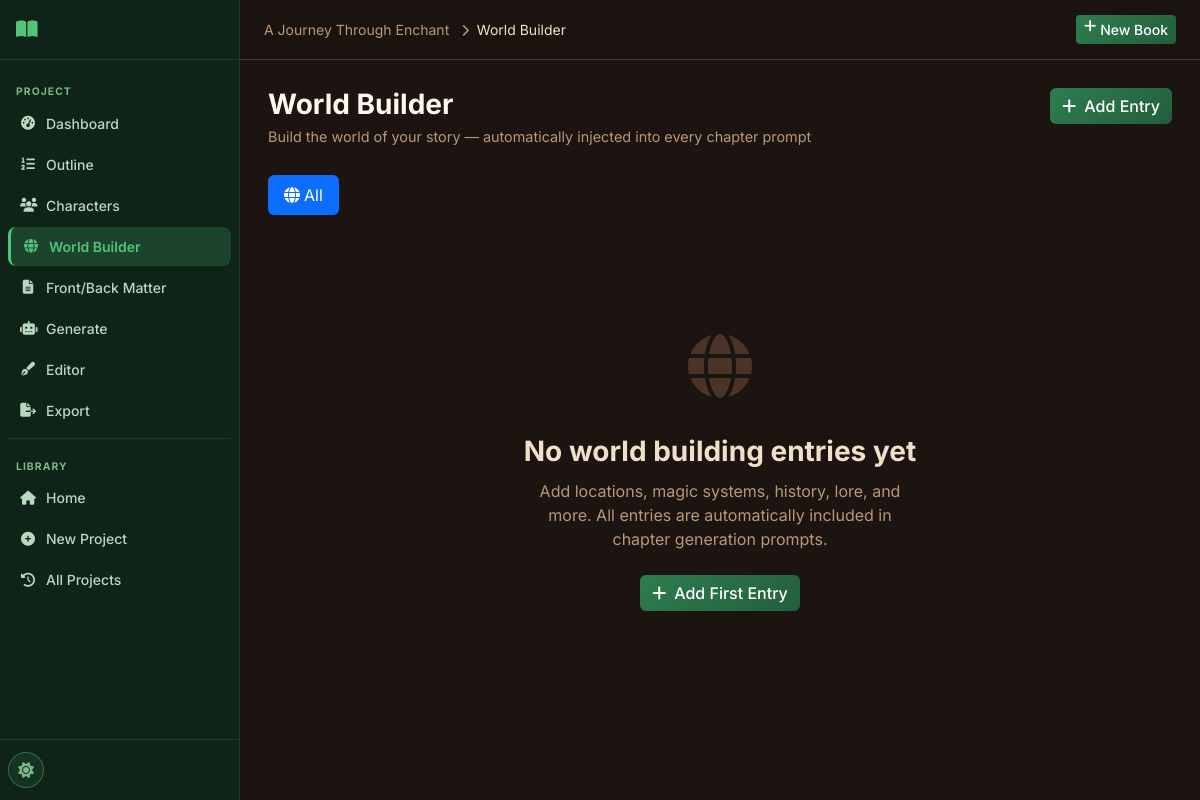
/project/10/worldbuilding, run on an earlier commit of the app's database.
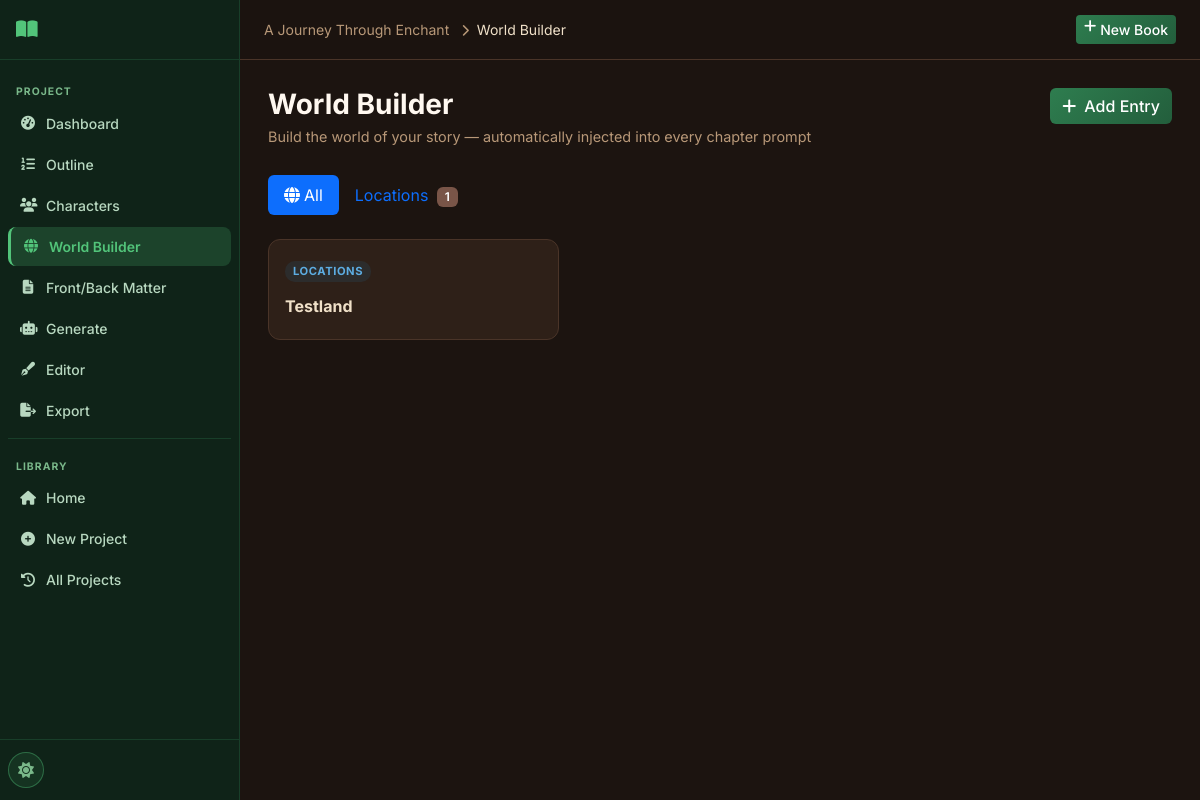
And on a later commit of the database.
### tables this page shows
CREATE TABLE worldbuilding (
    id INTEGER PRIMARY KEY AUTOINCREMENT,
    project_id INTEGER NOT NULL,
    category TEXT NOT NULL,
    name TEXT NOT NULL,
    description TEXT DEFAULT '',
    details TEXT DEFAULT '',
    created_at TIMESTAMP DEFAULT CURRENT_TIMESTAMP,
    FOREIGN KEY (project_id) REFERENCES projects(id) ON DELETE CASCADE
);

### routes/worldbuilding.py (the view)
@bp.route('/project/<int:project_id>/worldbuilding')
def worldbuilding_page(project_id):
    db = get_db()
    project = db.execute('SELECT * FROM projects WHERE id = ?', (project_id,)).fetchone()
    if not project:
        return redirect(url_for('main.history'))
    entries = db.execute(
        'SELECT * FROM worldbuilding WHERE project_id = ? ORDER BY category, name', (project_id,)
    ).fetchall()
    grouped = {}
    for cat_key, cat_label in CATEGORIES:
        grouped[cat_key] = {
            'label': cat_label,
            'entries': [e for e in entries if e['category'] == cat_key]
        }
    return render_template('worldbuilding.html', project=project, grouped=grouped,
                           categories=CATEGORIES)

### database/__init__.py (called while the page is built)
def get_db():
    if 'db' not in g:
        db_path = current_app.config['DATABASE']
        os.makedirs(os.path.dirname(db_path), exist_ok=True)
        g.db = sqlite3.connect(db_path)
        g.db.row_factory = sqlite3.Row
        g.db.execute('PRAGMA foreign_keys = ON')
        g.db.execute('PRAGMA journal_mode = WAL')
    return g.db

### utils/helpers.py (called while the page is built)
def get_setting(db, key, default=''):
    row = db.execute('SELECT value FROM settings WHERE key = ?', (key,)).fetchone()
    return row['value'] if row else default

### templates/worldbuilding.html (shortened to what this page needs)
{% extends "base.html" %}
{% block breadcrumb %}
<a href="{{ url_for('projects.project_detail', project_id=project.id) }}" class="text-muted text-decoration-none">{{ project.title[:25] }}</a>
<i class="fas fa-chevron-right mx-2 text-muted small"></i>World Builder
{% endblock %}
{% block content %}
<div class="page-header">
  <div>
    <h1 class="page-title">World Builder</h1>
    <p class="page-subtitle">Build the world of your story — automatically injected into every chapter prompt</p>
  </div>
  <button class="btn btn-primary" onclick="openEntryModal()">
    <i class="fas fa-plus me-2"></i>Add Entry
  </button>
</div>
<div class="world-tabs">
  <ul class="nav nav-pills flex-wrap mb-4" id="worldTabs">
    <li class="nav-item">
      <button class="nav-link active" data-cat="all" onclick="filterCat('all', this)">
        <i class="fas fa-globe me-1"></i>All
      </button>
    </li>
    {% for cat_key, cat_data in grouped.items() %}
    {% if cat_data.entries %}
    <li class="nav-item">
      <button class="nav-link" data-cat="{{ cat_key }}" onclick="filterCat('{{ cat_key }}', this)">
        {{ cat_data.label }}
        <span class="badge bg-secondary ms-1">{{ cat_data.entries | length }}</span>
      </button>
    </li>
    {% endif %}
    {% endfor %}
  </ul>
</div>
{% set all_entries_count = grouped.values() | map(attribute='entries') | map('length') | sum %}
{% if all_entries_count > 0 %}
<div class="row g-3" id="worldGrid">
  {% for cat_key, cat_data in grouped.items() %}
  {% for entry in cat_data.entries %}
  <div class="col-12 col-md-6 col-xl-4 world-entry-col" data-cat="{{ cat_key }}">
    <div class="world-card">
      <div class="world-card-header">
        <span class="world-category-badge">{{ cat_data.label }}</span>
      </div>
      <h4 class="world-card-name">{{ entry.name }}</h4>
    </div>
  </div>
  {% endfor %}
  {% endfor %}
</div>
{% else %}
<div class="empty-state">
  <div class="empty-icon"><i class="fas fa-globe"></i></div>
  <h3>No world building entries yet</h3>
  <p>Add locations, magic systems, history, lore, and more. All entries are automatically included in chapter generation prompts.</p>
  <button class="btn btn-primary" onclick="openEntryModal()">
    <i class="fas fa-plus me-2"></i>Add First Entry
  </button>
</div>
{% endif %}
{% endblock %}

What changed in the data, as far as the page shows it:
added worldbuilding: label "LOCATIONS", name "Testland"
Also different on the page:
new list line: "Locations 1"
text no longer shown: "No world building entries yet Add locations, magic systems, history, lore, and more. All entries are automatically included in chapter generation prompts. Add First Entry"
